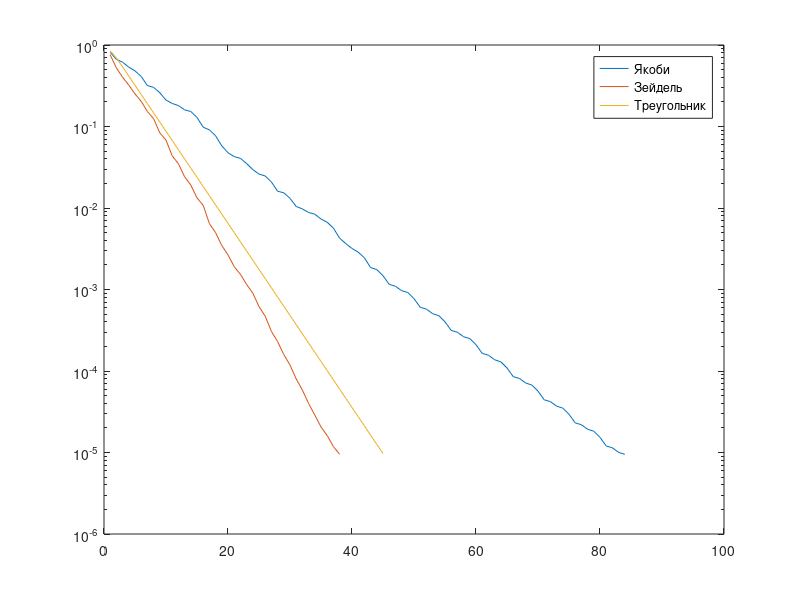

This chart was generated by the following MATLAB code:
clear;
clc;

n=7;
N=n^2;
eps=1.e-5;
A=gallery('poisson', n)
B=spdiags(diag(A),0,N,N);
D=(inv(B))*A;
f =rand(N,1);
g=(inv(B))*f;
x = zeros(N,1);
r=D*x-g;
err=norm(r)/norm(g);
k=0;
while (err>eps & k<1000)
    tau=(r' * r)/((A*r)'*r);
    x=x-tau*r;
    r=D*x-g;
    err=norm(r)/norm(g);
    k=k+1;
    Err(k)=err;
end
C=triu(A);
D=(inv(C))*A;
f =rand(N,1);
g=(inv(C))*f;
x = zeros(N,1);
r=D*x-g;
err=norm(r)/norm(g);
k2=0;
while (err>eps & k2<1000)
    tau=(r' * r)/((A*r)'*r);
    x=x-tau*r;
    r=D*x-g;
    err=norm(r)/norm(g);
    k2=k2+1;
    Err2(k2)=err;
end
R1=triu(A);
R2=tril(A);
O=eye(N);
E=(O+0.5*R1)*(O+0.5*R2);
D=(inv(E))*A;
f =rand(N,1);
g=(inv(E))*f;
x = zeros(N,1);
r=D*x-g;
err=norm(r)/norm(g);
k3=0;
while (err>eps & k3<1000)
    tau=(r' * r)/((A*r)'*r);
    x=x-tau*r;
    r=D*x-g;
    err=norm(r)/norm(g);
    k3=k3+1;
    Err3(k3)=err;
end
semilogy(1:k, Err, 1:k2,Err2,1:k3,Err3)
legend('Якоби','Зейдель','Треугольник');